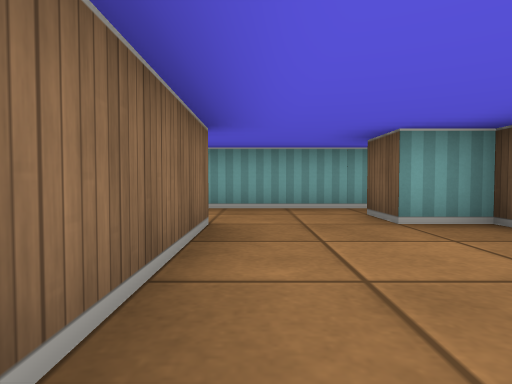
[1] (above)

18 first-person views from a walk through a cub3D maze. The camera is about half as high as the walls, tilts 2° down and sees 75° across. The floor is counted in squares. Each view is taken from the middle of a square. On the plan, view 1 faces up. The plan holds only what a view shows up to about 9 squares ahead; the rest is blank. The place goes on beyond the plan.

[2]
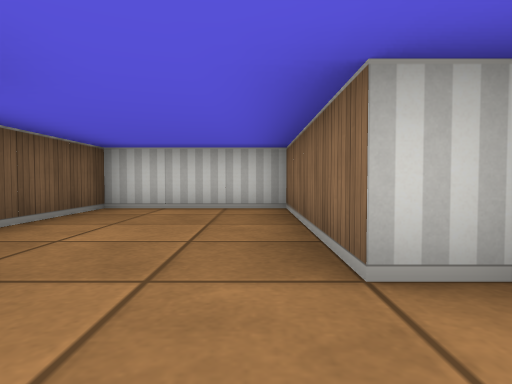

[3]
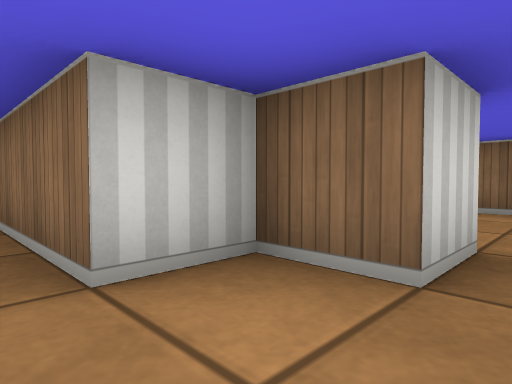

[4]
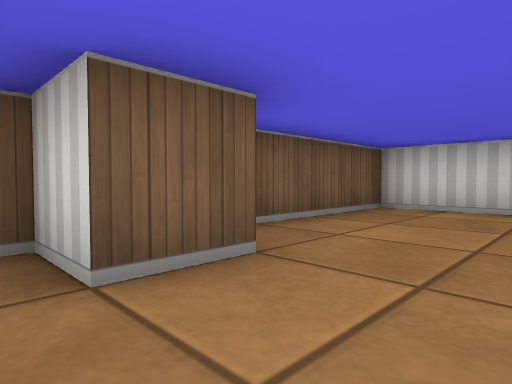

[5]
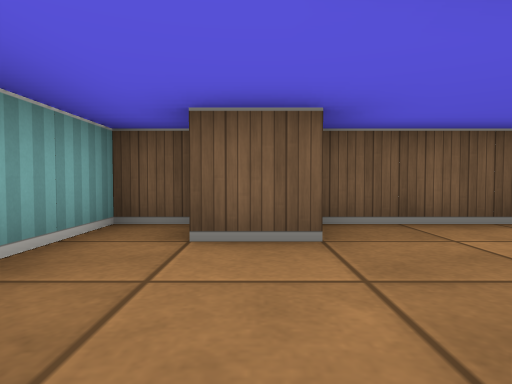

[6]
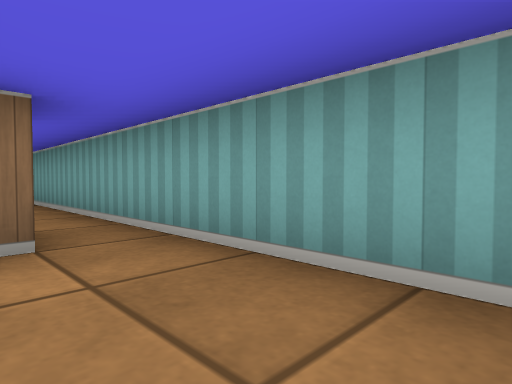

[7]
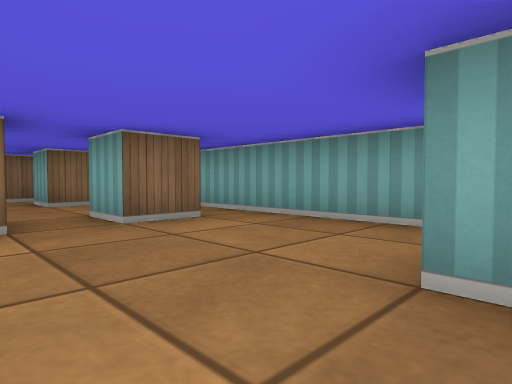

[8]
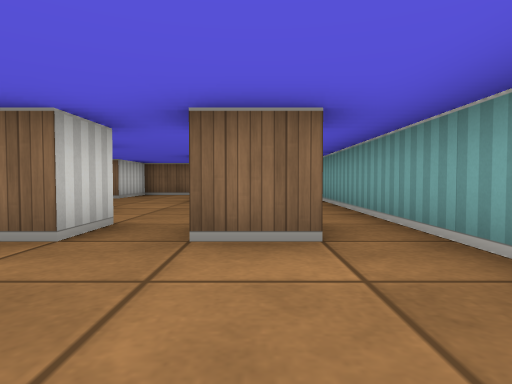

[9]
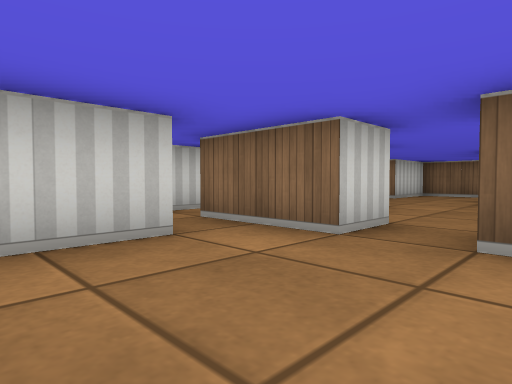

[10]
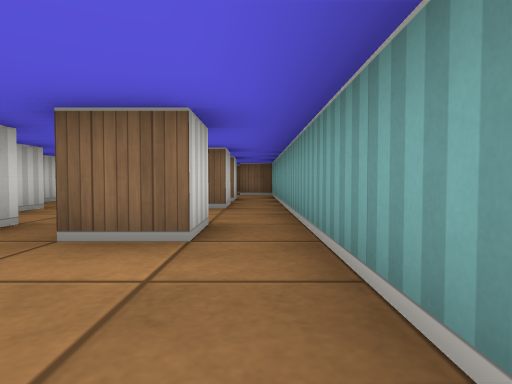

[11]
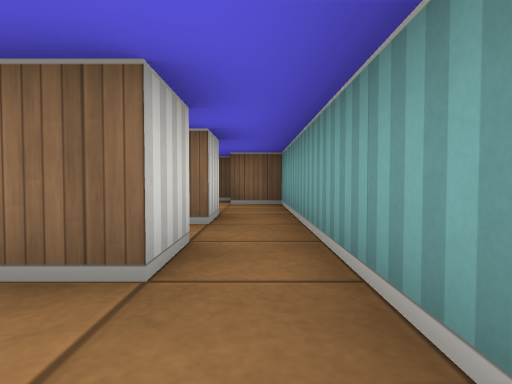

[12]
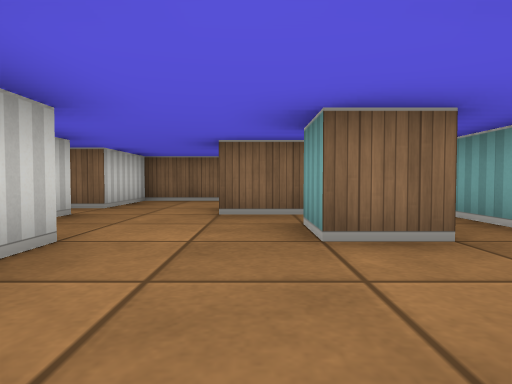

[13]
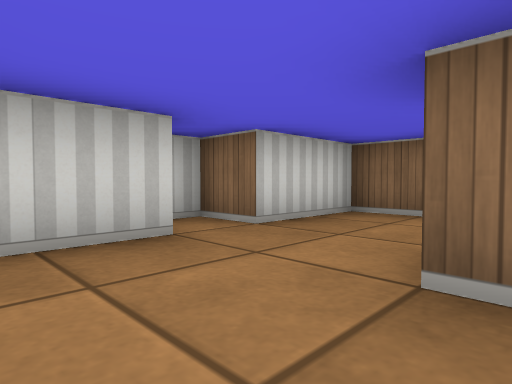

[14]
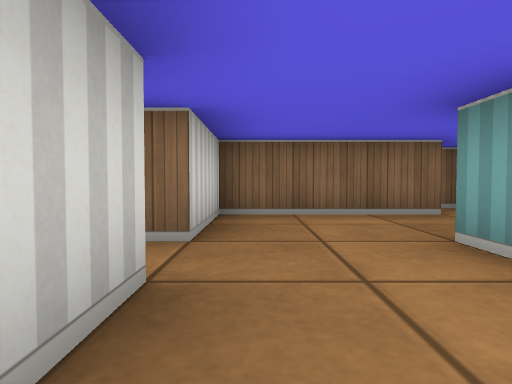

[15]
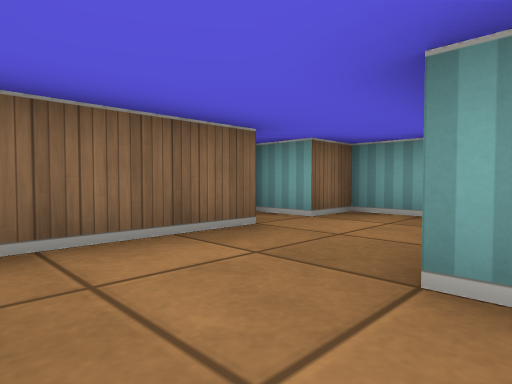

[16]
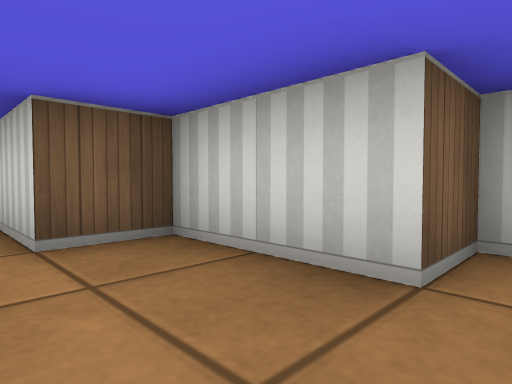

[17]
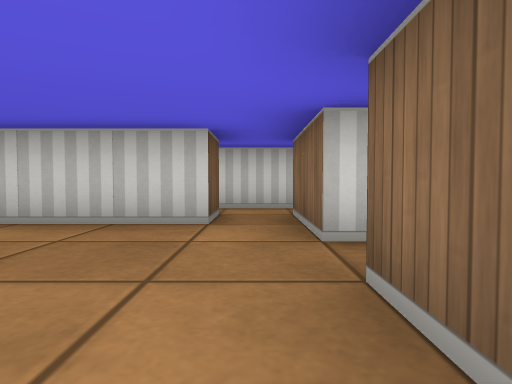

[18]
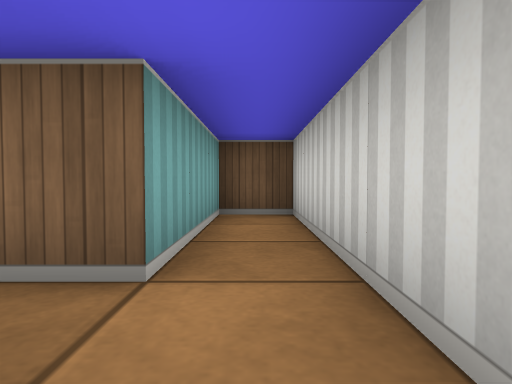

### Floor plan
Points are (right, up) in squares from view 1. A wall is a line through its corners. A room is listed if a view was taken in it or the views show most of it. See-through windows are left out.
Room 1 (views 1, 2, 3, 4, 5, 6)
walls: (-1.5, 4.5) (-1.5, 3.5) (-0.5, 3.5) (-0.5, -0.5) (2.5, -0.5) (2.5, 3.5) (1.5, 3.5) (1.5, 4.5) (2.5, 4.5) (2.5, 5.5) (-1.5, 5.5)
ways out: opening at (-1, 5) to room 2
Room 2 (views 7, 8, 9, 10, 11, 12, 13, 14, 15, 16, 17)
walls: (-6.6, 2.5) (-5.5, 2.5) (-5.5, 0.5); (-9.5, 4.5) (-8.5, 4.5) (-8.5, 3.5) (-9.5, 3.5); (-6.5, 4.5) (-5.5, 4.5) (-5.5, 3.5) (-6.5, 3.5); (-10.9, 2.5) (-11.5, 2.5); (-11.5, 4.5) (-10.5, 4.5) (-10.5, 2.5); (-4.5, 0.5) (-4.5, 1.5) (-2.2, 1.5); (-13.5, 3.6) (-13.5, 0.5) (-11.5, 0.5) (-11.5, -0.5) (-10.5, -0.5) (-10.5, 0.5) (-8.5, 0.5) (-8.5, 1.5) (-7.1, 1.5); (-2.6, 4.5) (-1.5, 4.5); (-1.5, 5.5) (-13.5, 5.5) (-13.5, 4.5) (-14.5, 4.5) (-14.5, 4)
ways out: opening at (-1, 5) to room 1; opening at (-5, 1) to room 3
Room 3 (view 18)
walls: (-6.2, -0.5) (-1.5, -0.5) (-1.5, 0.5) (-4.5, 0.5)
ways out: opening at (-5, 1) to room 2

Where each view was taken, in squares from view 1:
view 1: 0 up, 0 right, facing up
view 2: 5 up, 0 right, facing down
view 3: 5 up, 0 right, facing down-left
view 4: 5 up, 0 right, facing down-right
view 5: 4 up, 1 left, facing right
view 6: 4 up, 1 right, facing up-left
view 7: 2 up, 2 left, facing up-left
view 8: 4 up, 3 left, facing left
view 9: 4 up, 3 left, facing down-left
view 10: 5 up, 3 left, facing left
view 11: 5 up, 7 left, facing left
view 12: 3 up, 6 left, facing left
view 13: 3 up, 9 left, facing down-left
view 14: 1 up, 9 left, facing left
view 15: 1 up, 11 left, facing up-left
view 16: 2 up, 11 left, facing down-right
view 17: 5 up, 5 left, facing down
view 18: 0 up, 6 left, facing right
